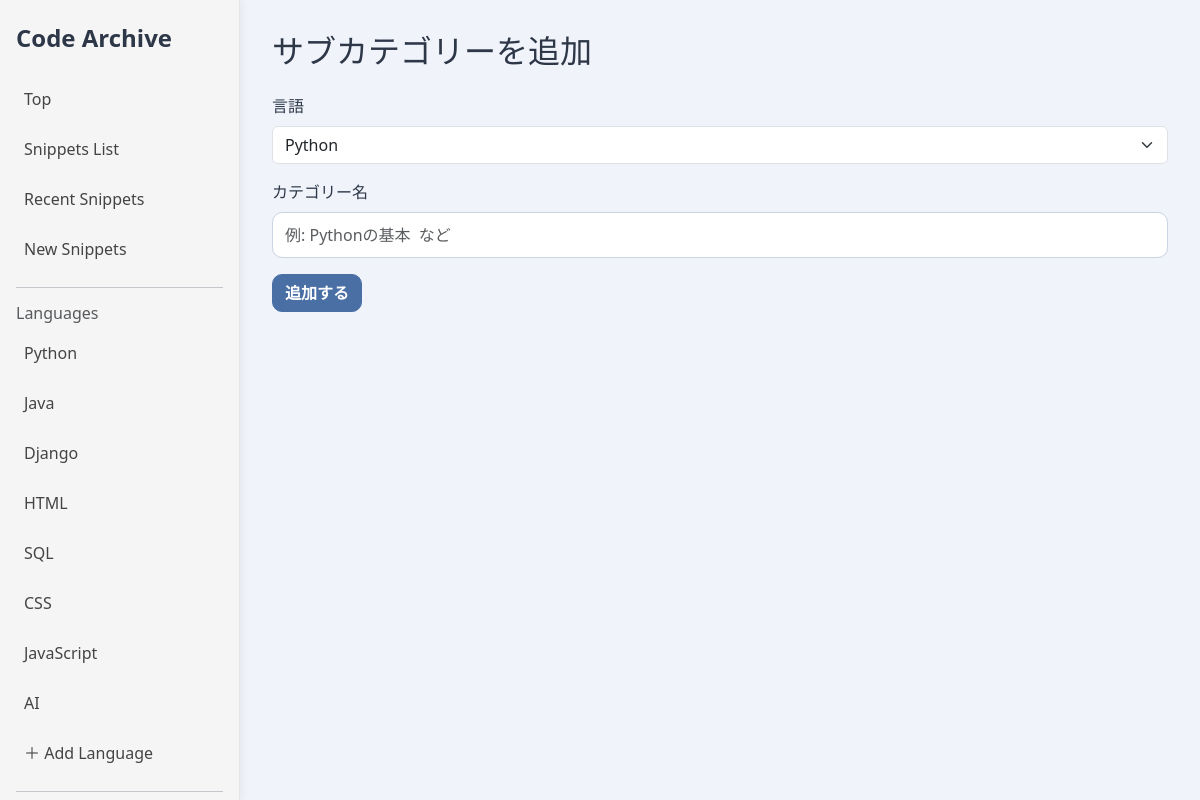
The page /subcategory/add (signed in) on the database its author committed.
### snippets/models.py (models this page shows, shortened)
class Language(models.Model):
    name = models.CharField(max_length=50)
    default_subcategory = models.ForeignKey(
        'SubCategory',
        null= True,
        blank= True,
        on_delete= models.SET_NULL,
        related_name= 'default_for_language'
    )

### snippets/views.py (the view, shortened to what this page needs)
# urls.py: path('subcategory/add',views.subcategory_add,name='subcategory_add'),
@login_required
def subcategory_add(request):
    return render(request,"subcategory/subcategory_add.html")

### snippets/context_processors.py (called while the page is built)
def categories(request):
    return{
        "categories":Language.objects.all()
    }

### snippets/templates/subcategory/subcategory_add.html (shortened to what this page needs)
{% extends "snippets/base.html" %}
{% block main %}
<h2 class="mb-4">サブカテゴリーを追加</h2>
<form method="post">
    <div class="mb-3">
        <label class="form-label">言語</label>
        <select id="language" name="language" class="form-select">
            {% for c in categories %}
            <option value="{{ c.pk }}">{{ c.name }}</option>
            {% endfor %}
        </select>
    </div>
    <div class="mb-3">
        <label class="form-label">カテゴリー名</label>
        <input type="text" name="name" class="form-control" placeholder="例: Pythonの基本  など">
    </div>
    <button class="btn btn-primary">追加する</button>
</form>
{% endblock %}

### snippets/templates/snippets/base.html (shortened to what this page needs)
{% load static %}
<html>
<head>
  <link href="https://cdn.jsdelivr.net/npm/bootstrap@5.3.2/dist/css/bootstrap.min.css" rel="stylesheet">
  <link rel="stylesheet" href="{% static 'snippets/style.css' %}">
  <link rel="stylesheet" href="//cdnjs.cloudflare.com/ajax/libs/highlight.js/11.7.0/styles/github.min.css">
</head>
<body class="page-transition">
  <aside id="sidebar" class="sidebar" style="position:fixed; left:0; top:0;">
    <h4 class="fw-bold mb-4">Code Archive</h4>
    <a href="{% url 'top' %}" class="nav-item-link">Top</a>
    <a href="{% url 'snippets_list' %}" class="nav-item-link">Snippets List</a>
    <a href="{% url 'recent_snippets' %}" class="nav-item-link">Recent Snippets</a>
    <a href="{% url 'snippet_add' %}" class="nav-item-link">New Snippets</a>
    <hr>
    <h6 class="text-muted">Languages</h6>
    {% for c in categories %}
      <a href="/languages/{{ c.id }}" class="nav-item-link">{{ c.name }}</a>
    {% endfor %}
    <a href="{% url 'languages_add' %}" class="nav-item-link">＋ Add Language</a>
    <hr>
  </aside>
  <main class="content page-transition">
    {% block main %}{% endblock %}
  </main>
</body>
</html>

### snippets/static/snippets/style.css (style rules this page uses)
.sidebar { position: fixed; width: 240px; height: 100vh; background: #f7f7f7; border-right: 1px solid #e5e5e5; padding: 24px 16px; overflow-y: auto; box-shadow: 2px 0 8px rgba(0, 0, 0, 0.05); left: 0; top: 0; }
.content { padding: 32px; overflow-y: auto; }
.nav-item-link { display: block; padding: 10px 8px; border-radius: 8px; text-decoration: none; color: #444; margin-bottom: 6px; }
.page-transition { animation: slideIn 0.5s ease; }
.sidebar { position: fixed; top: 0; left: 0; width: 240px; height: 100vh; background: #f5f5f5; border-right: 1px solid #e5e5e5; padding: 24px 16px; overflow-y: auto; }
.content { margin-left: 240px; padding: 32px; overflow-y: auto; }
:root { --color-primary: #4a6fa5; --color-primary-dark: #3b5c8a; --color-bg-light: #f0f4fa; --color-text-main: #2d3748; }
body { background: var(--color-bg-light); color: var(--color-text-main); font-family: 'Segoe UI', 'Hiragino Sans', sans-serif; }
.form-control { border-radius: 10px; padding: 10px 12px; border: 1px solid #cbd5e1; }
.btn-primary { background: var(--color-primary); border-color: var(--color-primary); border-radius: 10px; padding: 6px 12px; font-weight: 600; }

### rows shown on the page
Language: name "Python"
Language: name "Java"
Language: name "Django"
Language: name "HTML"
Language: name "SQL"
Language: name "CSS"
Language: name "JavaScript"
Language: name "AI"

### other values the page prints
form field language "Python"
